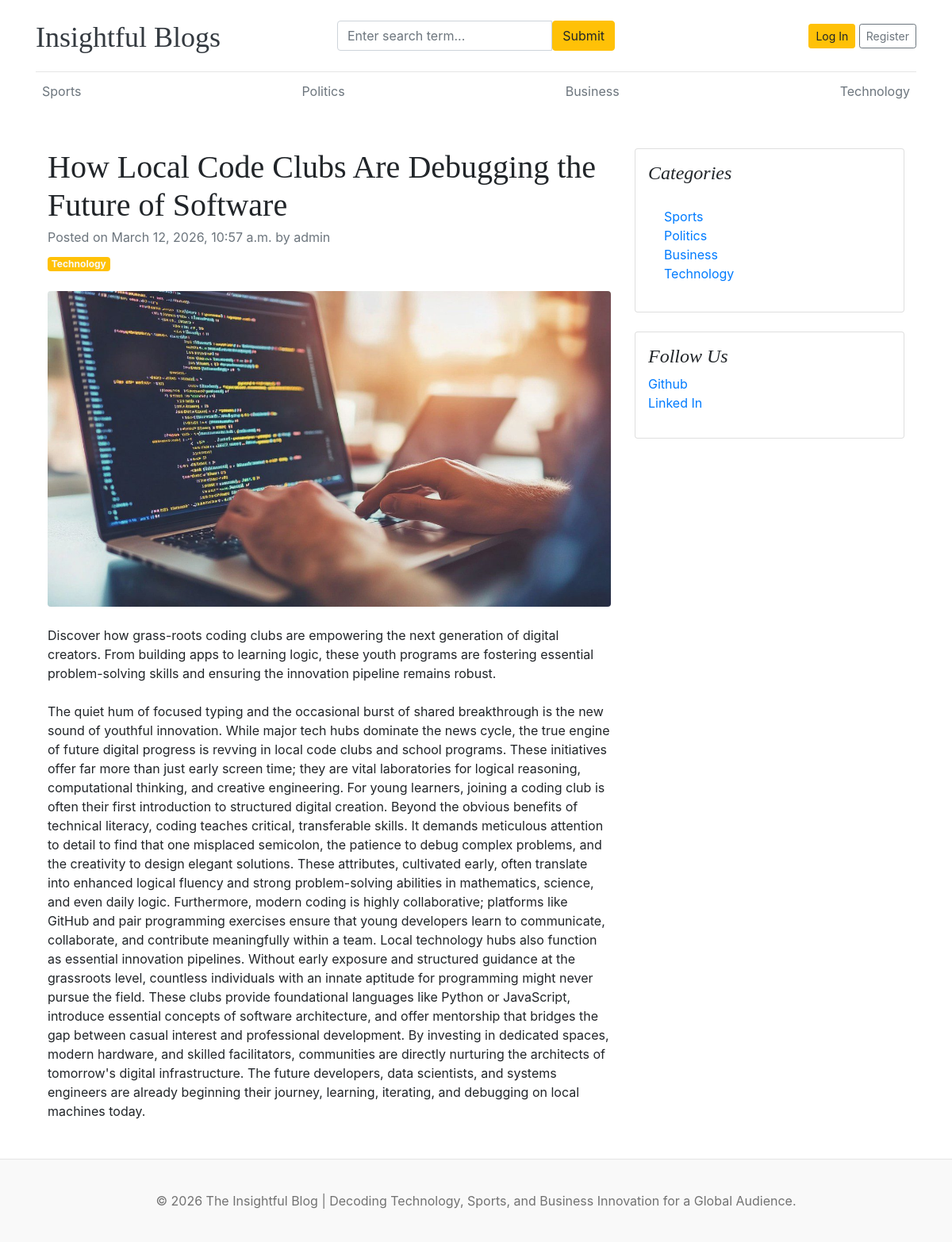
Screenshot of /blogs/how-local-code-clubs-are-debugging-the-future-of-software/ with the database file from the repository.
### blogs/models.py (models this page shows, shortened)
class Category(models.Model):
    category_name = models.CharField(max_length=50, unique=True)
    created_at = models.DateTimeField(auto_now_add=True)
    updated_at = models.DateTimeField(auto_now_add=True)
    class Meta:
        verbose_name_plural = "Categories"
    def __str__(self):
        return self.category_name

class Blog(models.Model):
    title = models.CharField(max_length=100)
    slug = models.SlugField(max_length=150, unique=True, blank=True)
    category = models.ForeignKey(Category, on_delete=models.CASCADE)
    author = models.ForeignKey(User, on_delete=models.CASCADE)
    featured_image = models.ImageField(upload_to="uploads/%Y/%m/%d")
    short_description = models.TextField(max_length=500)
    blog_body = models.TextField(max_length=2000)
    status = models.CharField(max_length=20, choices=STATUS_CHOICES, default="Draft")
    is_featured = models.BooleanField(default=False)
    created_at = models.DateTimeField(auto_now_add=True)
    updated_at = models.DateTimeField(auto_now_add=True)

### features/models.py (models this page shows, shortened)
class SocialLink(models.Model):
    platform = models.CharField(max_length=30)
    link = models.URLField(max_length=150)
    created_at = models.DateTimeField(auto_now_add=True)
    updated_at = models.DateTimeField(auto_now_add=True)

### blogs/views.py (the view)
# urls.py: path("blogs/<slug:slug>/", blogsView.blogs, name="blogs"),
def blogs(request, slug):
    single_blog = get_object_or_404(Blog, slug=slug, status="Published")
    context = {"single_blog": single_blog}
    return render(request, "blogs.html", context)

### blogs/context_processors.py (called while the page is built)
def get_categories(request):
    categories = Category.objects.all()
    return dict(categories=categories)

def get_social_links(request):
    social_links = SocialLink.objects.all()
    return dict(social_links=social_links)

### templates/blogs.html
{% extends 'base.html' %}
{% block content %}
<div class="container mt-5">
    <div class="row">
        <div class="col-lg-8">
            <article>
                <header class="mb-4">
                    <h1 class="fw-bolder mb-1">{{ single_blog.title }}</h1>
                    <div class="text-muted fst-italic mb-2">Posted on {{single_blog.created_at}} by
                        {{single_blog.author}}</div>
                    <a class="badge bg-warning text-decoration-none text-light" href="#!">{{ single_blog.category}}</a>
                </header>
                <figure class="mb-4"><img class="img-fluid rounded" src="{{single_blog.featured_image.url}}"
                        alt="..." /></figure>
                <section class="mb-5">
                    <p class="fs-5 mb-4">{{ single_blog.short_description }}</p>
                    <p class="fs-5 mb-4">{{ single_blog.blog_body }}</p>
                </section>
            </article>
        </div>
        <div class="col-lg-4">
            <div class="card mb-4 p-3">
                <h4 class="font-italic">Categories</h4>
                <div class="card-body">
                    <div class="row">
                        <div class="col-sm-6">
                            <ul class="list-unstyled mb-0">
                                {% for cat in categories %}
                                <li><a href="{% url 'posts_by_category' cat.id %}">{{ cat.category_name }}</a></li>
                                {% endfor %}
                            </ul>
                        </div>
                    </div>
                </div>
            </div>
            {% if social_links %}
            <div class="card mb-4 p-3">
                <h4 class="font-italic">Follow Us</h4>
                {% for i in social_links %}
                <ol class="list-unstyled">
                    <li><a href="{{ i.link }}" target="_blank">{{ i.platform }}</a></li>
                    {% endfor %}
                </ol>
            </div>
            {% endif %}
        </div>
    </div>
</div>
{% endblock %}

### templates/base.html (shortened to what this page needs)
{% load static %}
<!DOCTYPE html>
<html lang="en">
<head>
    <link href="https://getbootstrap.com/docs/4.0/dist/css/bootstrap.min.css" rel="stylesheet">
    <link href="{% static 'css/blog.css' %}" rel="stylesheet">
</head>
<body>
    <div class="container">
        <header class="blog-header py-3">
            <div class="row flex-nowrap justify-content-between align-items-center">
                <div class="col-4 pt-1">
                    <a class="blog-header-logo text-dark" href="/">Insightful Blogs</a>
                </div>
                <div class="col-4">
                    <form action="{% url 'search' %}" method="GET">
                        <div class="input-group">
                            <input class="form-control" type="text" name="keyword" value="{{ keyword }}"
                                placeholder="Enter search term..." aria-label="Enter search term..."
                                aria-describedby="button-search" />
                            <button class="btn btn-warning" id="button-search" type="submit">Submit</button>
                        </div>
                    </form>
                </div>
                <div class="col-4 d-flex justify-content-end align-items-center">
                    {% if not user.is_authenticated %}
                    <a class="btn btn-sm btn-warning" href="{% url 'login' %}">Log In</a> &nbsp;
                    <a class="btn btn-sm btn-outline-secondary" href="{% url 'register' %}">Register</a>
                    {% else %}
                    <span>You are logged in as {{ user }}</span>
                    &ensp;
                    <span><a href="{% url 'logout' %}">Logout</a></span>
                    {% endif %}
                </div>
            </div>
        </header>
        <div class="nav-scroller py-1 mb-2">
            <nav class="nav d-flex justify-content-between">
                {% for cat in categories %}
                <a class="p-2 text-muted" href="{% url 'posts_by_category' cat.id %}">{{cat.category_name}}</a>
                {% endfor %}
            </nav>
        </div>
        {% block content %}
        {% endblock %}
    </div>
    <footer class="blog-footer">
        <p>© 2026 The Insightful Blog | Decoding Technology, Sports, and Business Innovation for a Global Audience.</p>
    </footer>
</body>
</html>

### blog_main/static/css/blog.css (style rules this page uses)
.blog-header { border-bottom: 1px solid #e5e5e5; }
.blog-header-logo { font-family: "Playfair Display", Georgia, "Times New Roman", serif; font-size: 2.25rem; }
h1, h2, h3, h4, h5, h6 { font-family: "Playfair Display", Georgia, "Times New Roman", serif; }
.blog-footer { padding: 2.5rem 0; color: #727272; text-align: center; background-color: #f9f9f9; border-top: .05rem solid #e5e5e5; }
.blog-footer p:last-child { margin-bottom: 0; }

### rows the page displays
Category: category_name "Sports"
Category: category_name "Politics"
Category: category_name "Business"
Category: category_name "Technology"
Blog: title "How Local Code Clubs Are Debugging the Future of Software", created_at "March 12, 2026, 10:57 a.m.", author "admin", category "Technology", featured_image (picture), short_description "Discover how grass-roots coding clubs are empowering the next generation of digital creators. From building apps to learning logic, these youth programs are fostering essential problem-solving skills and ensuring the innovation pipeline remains robust.", blog_body "The quiet hum of focused typing and the occasional burst of shared breakthrough is the new sound of youthful innovation. While major tech hubs dominate the news cycle, the true engine of future digital progress is revving in local code clubs and school programs. These initiatives offer far more than just early screen time; they are vital laboratories for logical reasoning, computational thinking, and creative engineering. For young learners, joining a coding club is often their first introduction to structured digital creation. Beyond the obvious benefits of technical literacy, coding teaches critical, transferable skills. It demands meticulous attention to detail to find that one misplaced…"
SocialLink: platform "Github"
SocialLink: platform "Linked In"
